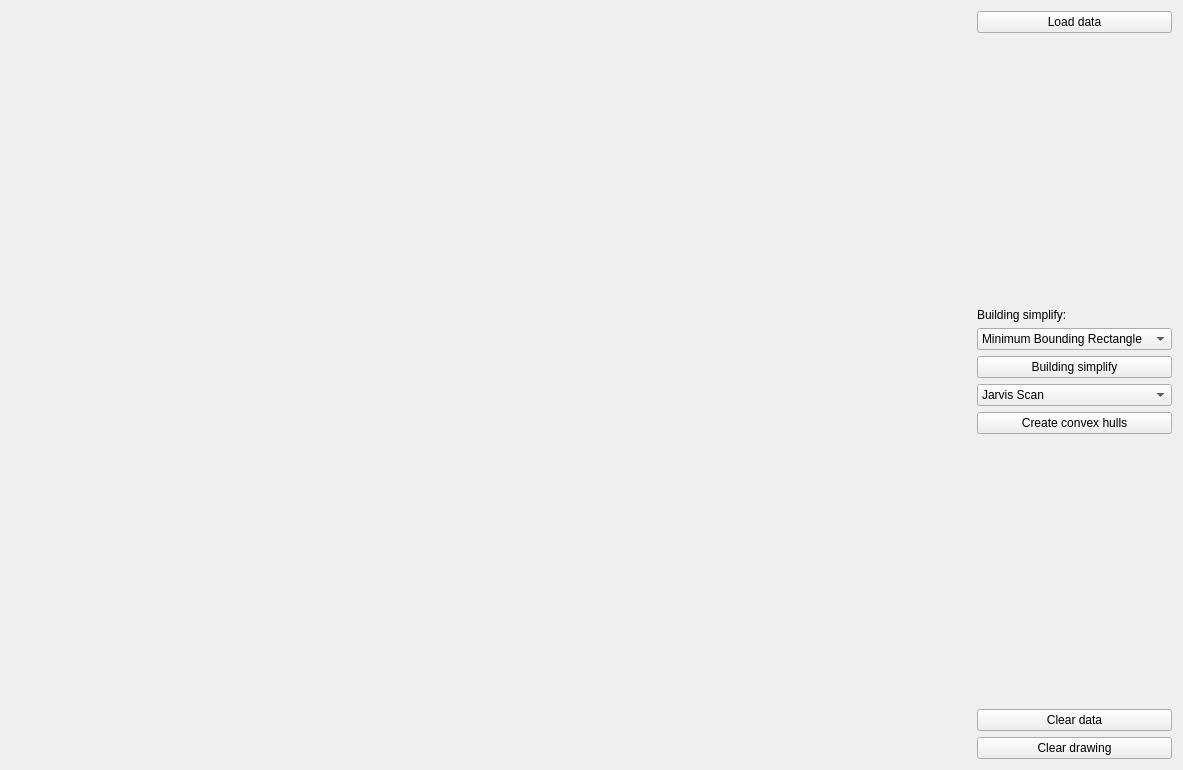
<?xml version="1.0" encoding="UTF-8"?>
<ui version="4.0">
 <class>Widget</class>
 <widget class="QWidget" name="Widget">
  <property name="geometry">
   <rect>
    <x>0</x>
    <y>0</y>
    <width>1183</width>
    <height>770</height>
   </rect>
  </property>
  <property name="sizePolicy">
   <sizepolicy hsizetype="Preferred" vsizetype="Preferred">
    <horstretch>1</horstretch>
    <verstretch>1</verstretch>
   </sizepolicy>
  </property>
  <property name="windowTitle">
   <string>Building simplify</string>
  </property>
  <layout class="QHBoxLayout" name="horizontalLayout">
   <item>
    <widget class="Draw" name="Canvas" native="true">
     <property name="sizePolicy">
      <sizepolicy hsizetype="Preferred" vsizetype="Preferred">
       <horstretch>1</horstretch>
       <verstretch>1</verstretch>
      </sizepolicy>
     </property>
    </widget>
   </item>
   <item>
    <layout class="QVBoxLayout" name="verticalLayout">
     <item>
      <widget class="QPushButton" name="pushButton_load">
       <property name="text">
        <string>Load data</string>
       </property>
      </widget>
     </item>
     <item>
      <spacer name="verticalSpacer_2">
       <property name="orientation">
        <enum>Qt::Vertical</enum>
       </property>
       <property name="sizeHint" stdset="0">
        <size>
         <width>20</width>
         <height>40</height>
        </size>
       </property>
      </spacer>
     </item>
     <item>
      <widget class="QLabel" name="label">
       <property name="text">
        <string>Building simplify:</string>
       </property>
      </widget>
     </item>
     <item>
      <widget class="QComboBox" name="comboBox">
       <item>
        <property name="text">
         <string>Minimum Bounding Rectangle</string>
        </property>
       </item>
       <item>
        <property name="text">
         <string>Wall Average</string>
        </property>
       </item>
       <item>
        <property name="text">
         <string>Weighted Bisector</string>
        </property>
       </item>
       <item>
        <property name="text">
         <string>Longest Edge</string>
        </property>
       </item>
      </widget>
     </item>
     <item>
      <widget class="QPushButton" name="pushButton">
       <property name="text">
        <string>Building simplify</string>
       </property>
      </widget>
     </item>
     <item>
      <widget class="QComboBox" name="comboBox_HullsMethods">
       <item>
        <property name="text">
         <string>Jarvis Scan</string>
        </property>
       </item>
       <item>
        <property name="text">
         <string>Graham Scan</string>
        </property>
       </item>
      </widget>
     </item>
     <item>
      <widget class="QPushButton" name="pushButton_createHulls">
       <property name="text">
        <string>Create convex hulls</string>
       </property>
      </widget>
     </item>
     <item>
      <spacer name="verticalSpacer">
       <property name="orientation">
        <enum>Qt::Vertical</enum>
       </property>
       <property name="sizeHint" stdset="0">
        <size>
         <width>20</width>
         <height>40</height>
        </size>
       </property>
      </spacer>
     </item>
     <item>
      <widget class="QPushButton" name="pushButton_clear_data">
       <property name="text">
        <string>Clear data</string>
       </property>
      </widget>
     </item>
     <item>
      <widget class="QPushButton" name="pushButton_2">
       <property name="text">
        <string>Clear drawing</string>
       </property>
      </widget>
     </item>
    </layout>
   </item>
  </layout>
 </widget>
 <customwidgets>
  <customwidget>
   <class>Draw</class>
   <extends>QWidget</extends>
   <header location="global">draw.h</header>
   <container>1</container>
  </customwidget>
 </customwidgets>
 <resources/>
 <connections/>
</ui>
